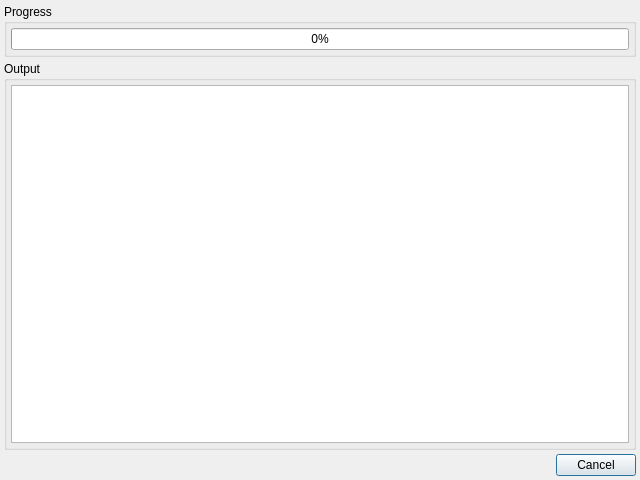
<?xml version="1.0" encoding="UTF-8"?>
<ui version="4.0">
 <class>csWProgressLogger</class>
 <widget class="QDialog" name="csWProgressLogger">
  <property name="geometry">
   <rect>
    <x>0</x>
    <y>0</y>
    <width>640</width>
    <height>480</height>
   </rect>
  </property>
  <property name="windowTitle">
   <string>Dialog</string>
  </property>
  <layout class="QVBoxLayout" name="verticalLayout_3">
   <property name="spacing">
    <number>4</number>
   </property>
   <property name="leftMargin">
    <number>4</number>
   </property>
   <property name="topMargin">
    <number>4</number>
   </property>
   <property name="rightMargin">
    <number>4</number>
   </property>
   <property name="bottomMargin">
    <number>4</number>
   </property>
   <item>
    <widget class="QGroupBox" name="groupBox">
     <property name="title">
      <string>Progress</string>
     </property>
     <layout class="QVBoxLayout" name="verticalLayout">
      <property name="spacing">
       <number>4</number>
      </property>
      <property name="leftMargin">
       <number>4</number>
      </property>
      <property name="topMargin">
       <number>4</number>
      </property>
      <property name="rightMargin">
       <number>4</number>
      </property>
      <property name="bottomMargin">
       <number>4</number>
      </property>
      <item>
       <widget class="QProgressBar" name="progressBar">
        <property name="value">
         <number>0</number>
        </property>
       </widget>
      </item>
     </layout>
    </widget>
   </item>
   <item>
    <widget class="QGroupBox" name="groupBox_2">
     <property name="title">
      <string>Output</string>
     </property>
     <layout class="QVBoxLayout" name="verticalLayout_2">
      <property name="spacing">
       <number>4</number>
      </property>
      <property name="leftMargin">
       <number>4</number>
      </property>
      <property name="topMargin">
       <number>4</number>
      </property>
      <property name="rightMargin">
       <number>4</number>
      </property>
      <property name="bottomMargin">
       <number>4</number>
      </property>
      <item>
       <widget class="csWLogger" name="logBrowser"/>
      </item>
     </layout>
    </widget>
   </item>
   <item>
    <widget class="QDialogButtonBox" name="buttonBox">
     <property name="orientation">
      <enum>Qt::Horizontal</enum>
     </property>
     <property name="standardButtons">
      <set>QDialogButtonBox::Cancel</set>
     </property>
    </widget>
   </item>
  </layout>
 </widget>
 <customwidgets>
  <customwidget>
   <class>csWLogger</class>
   <extends>QTextBrowser</extends>
   <header location="global">csUtil/csWLogger.h</header>
  </customwidget>
 </customwidgets>
 <tabstops>
  <tabstop>logBrowser</tabstop>
 </tabstops>
 <resources/>
 <connections>
  <connection>
   <sender>buttonBox</sender>
   <signal>accepted()</signal>
   <receiver>csWProgressLogger</receiver>
   <slot>accept()</slot>
   <hints>
    <hint type="sourcelabel">
     <x>248</x>
     <y>254</y>
    </hint>
    <hint type="destinationlabel">
     <x>157</x>
     <y>274</y>
    </hint>
   </hints>
  </connection>
  <connection>
   <sender>buttonBox</sender>
   <signal>rejected()</signal>
   <receiver>csWProgressLogger</receiver>
   <slot>reject()</slot>
   <hints>
    <hint type="sourcelabel">
     <x>316</x>
     <y>260</y>
    </hint>
    <hint type="destinationlabel">
     <x>286</x>
     <y>274</y>
    </hint>
   </hints>
  </connection>
 </connections>
</ui>
